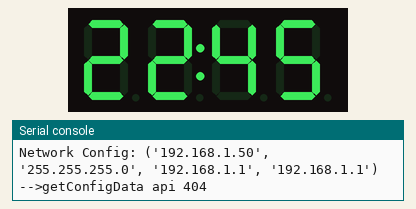
Simulated run of this program. Board: ESP32 board running MicroPython. On the bench: 4-digit seven-segment display, the last lines printed to the serial console. WiFi joins after 1.5 s; the clock reads 2024-03-15 10:24:30 at power-on unless the program sets it; web requests get an empty 200 reply after 0.4 s; library files of the repository ran but are not shown: ahtx0.py.

Above: at 2.0 s.
At 70.4 s:
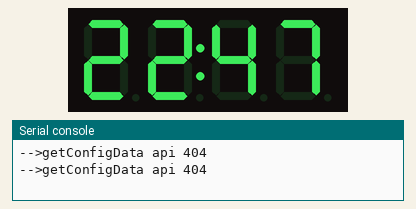

The program:

pj06_wifi_clock_rtc_tm1637.py
```python
import time
import network
import ujson
import ahtx0
import urequests as requests
import tm1637
from machine import Pin, SoftI2C, Timer, RTC

tm = tm1637.TM1637(clk=Pin(5), dio=Pin(4))

WIFI_SSD = 'MiWiFi'     # WIFI名称
WIFI_PSD = '07422770'   # WIFI密码
wlan = network.WLAN(network.STA_IF)

REMOTE_CONFIG_URL = 'http://120.24.188.63:8080/config'  # 获取配置地址
REMOTE_POSTDB_URL = 'http://120.24.188.63:8080/post'    # 接收数据地址

TEMPERATURE = '0'       # 温度
HUMIDITY = '0'          # 湿度
now_time = '    '
OledDisplay = 'OFF'
# RELAY1 = false          # 继电器1状态

THFILE = 'thfile.txt'   # 温湿度离线文件 无网络时保存数据到离线文件
GPSFILE = 'gpsfile.txt' # GPS离线文件

rtc = RTC()
rtc.init((2024, 6, 1, 5, 22, 45, 50, 0))

# 连接无线网络
def do_connect():
  wlan.active(True)
  if not wlan.isconnected():
    print('Connecting to Network... WIFI_SSD:' + WIFI_SSD)
    wlan.connect(WIFI_SSD, WIFI_PSD)
    while not wlan.isconnected():
      pass
  print('Network Config:', wlan.ifconfig())

# 每13分钟提交当前温度湿度数据
def postData():
  if wlan.isconnected():
    try:
      header_data = { "content-type": 'application/json; charset=utf-8', "devicetype": '1'}
      json_date = '{"device_id": "esp32_01", "json_data":{"Temperature": "' + str(round(sensor.temperature, 2)) + '","Humidity": "' + str(round(sensor.relative_humidity, 2)) + '"}}'
      # print(json_date)
      res = requests.post(REMOTE_POSTDB_URL, headers = header_data, data = json_date)
      # print(res.text)
    except:
      print("-->postData api 404")
  else:
    # 无网络时重新连接网络并保存数据到离线文件
    do_connect()

# 每1分钟获取配置数据
def getConfigData():
  global now_time
  global OledDisplay
  if wlan.isconnected():
    try:
      res = requests.get(REMOTE_CONFIG_URL)
      # print(res.text)
      config_json = ujson.loads(res.text)
      if config_json.get('time') != None:
        now_time = config_json['time'].replace(':', '', 2)
        rtc.init((2024, 6, 1, 5, int(now_time[0:2]), int(now_time[2:4]), int(now_time[4:6]), 0))
      if config_json.get('OledDisplay') != None:
        OledDisplay = config_json['OledDisplay']
    except:
      print("-->getConfigData api 404")
  else:
    # 无网络时重新连接网络
    do_connect()

def oledDisplay():
  tm.show(str(rtc.datetime()[4]) + '.' + str(rtc.datetime()[5]) + '.' + str(rtc.datetime()[6]), True)
  time.sleep(1)


i2c = SoftI2C(scl=Pin(17), sda=Pin(16))
# 扫描I2C设备
print('Scan i2c bus...')
devices = i2c.scan()
if len(devices) == 0:
  print("No i2c device !")
else:
  print('i2c devices found:',len(devices))
  for device in devices:
    print("Decimal address: ",device," | Hexa address: ",hex(device))

sensor = ahtx0.AHT10(i2c)         # 温湿度传感器
# oled = SSD1306_I2C(128, 32, i2c)  # OLED显示屏
do_connect()
getConfigData()

# 启动定时器
timer1 = Timer(1)
timer1.init(period=60000*20, mode=Timer.PERIODIC, callback=lambda t:postData())
timer2 = Timer(2)
timer2.init(period=60000, mode=Timer.PERIODIC, callback=lambda t:getConfigData())


while(1):
  #print(str(rtc.datetime()[4]) + '.' + str(rtc.datetime()[5]) + '.' + str(rtc.datetime()[6]))
  h = ''
  m = ''
  s = ''
  if rtc.datetime()[4] < 10:
    h = '0'
  if rtc.datetime()[5] < 10:
    m = '0'
  if rtc.datetime()[6] < 10:
    s = '0'
  tm.show(h + str(rtc.datetime()[4]) + m + str(rtc.datetime()[5]) + s + str(rtc.datetime()[6]), True)
  #tm.write([0x3F, 0x06, 0x5B, 0x4F, 0x66, 0x6D])
  time.sleep(1)
```
